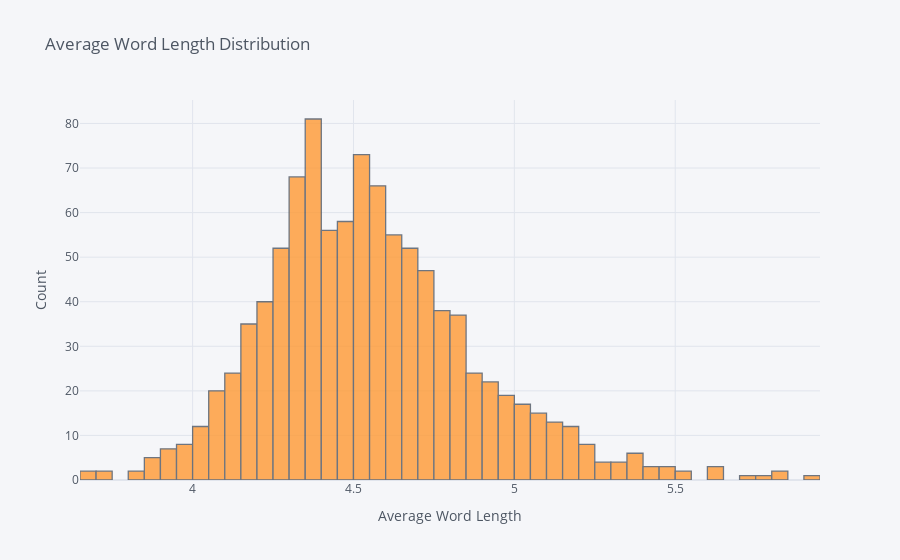

Write notebook code for a chart like this one.
### Markdown cell above
Most of the reviews have an average word count of 60-70 words.

### Code cell
df['avg_word_len'].iplot(kind = 'hist', colors='orange',
                      xTitle = 'Average Word Length',yTitle = 'Count',
                      title = 'Average Word Length Distribution')

### Figure 1 — Plotly figure (JSON) as saved in the notebook; plotly's stock layout.template omitted (floating-point values rounded to 4 significant figures; data arrays with more than 128 entries replaced by an {"elided": "..."} marker saying what was removed)
{"data": [{"histfunc": "count", "histnorm": "", "marker": {"color": "rgba(255, 153, 51, 1.0)", "line": {"color": "#4D5663", "width": 1.3}}, "name": "avg_word_len", "opacity": 0.8, "orientation": "v", "x": {"elided": "1000 float values"}, "type": "histogram"}], "layout": {"barmode": "overlay", "legend": {"bgcolor": "#F5F6F9", "font": {"color": "#4D5663"}}, "paper_bgcolor": "#F5F6F9", "plot_bgcolor": "#F5F6F9", "title": {"font": {"color": "#4D5663"}, "text": "Average Word Length Distribution"}, "xaxis": {"gridcolor": "#E1E5ED", "showgrid": true, "tickfont": {"color": "#4D5663"}, "title": {"font": {"color": "#4D5663"}, "text": "Average Word Length"}, "zerolinecolor": "#E1E5ED", "type": "linear", "range": [3.65, 5.95], "autorange": true}, "yaxis": {"gridcolor": "#E1E5ED", "showgrid": true, "tickfont": {"color": "#4D5663"}, "title": {"font": {"color": "#4D5663"}, "text": "Count"}, "zerolinecolor": "#E1E5ED", "range": [0, 85.26], "autorange": true}, "autosize": true}}
